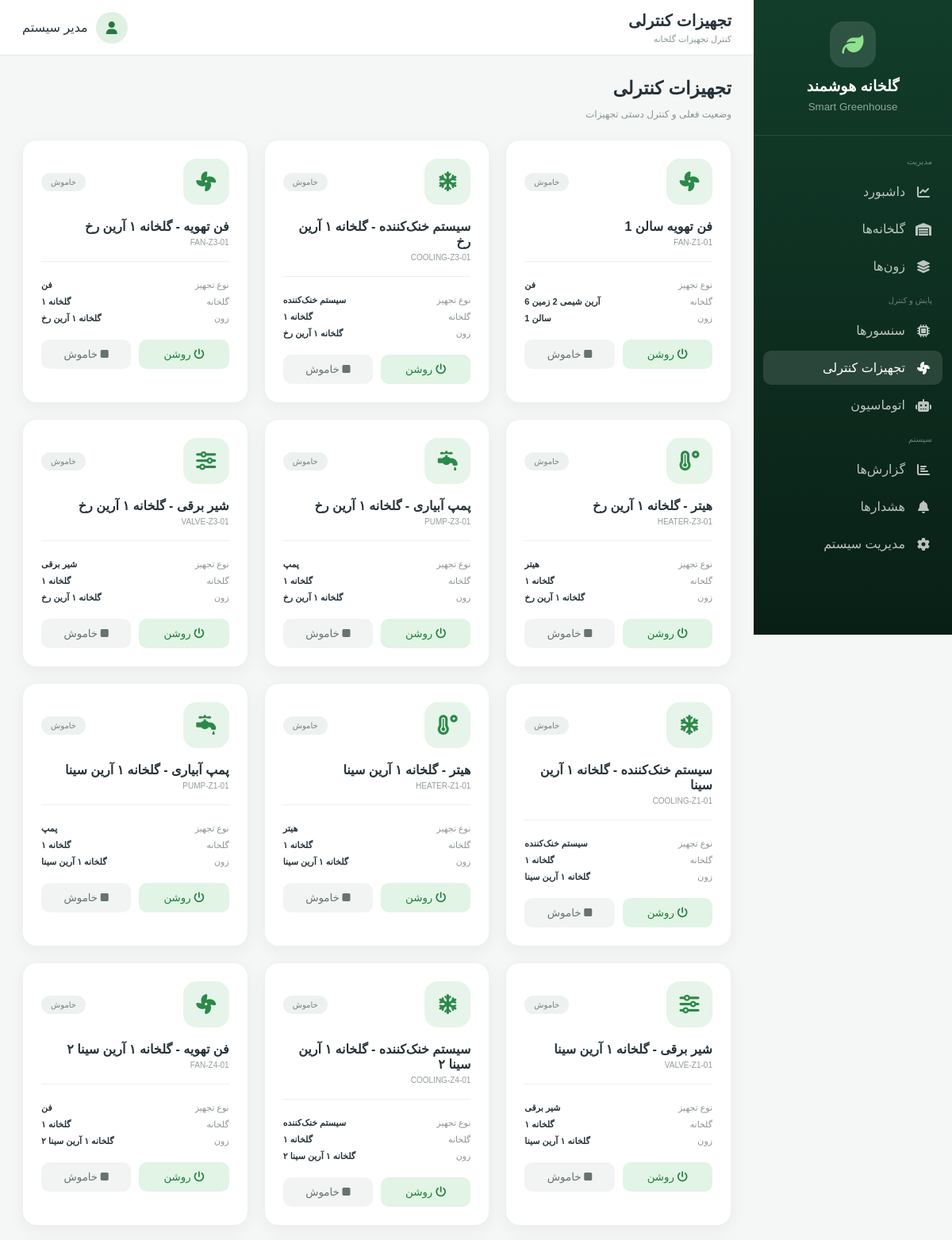
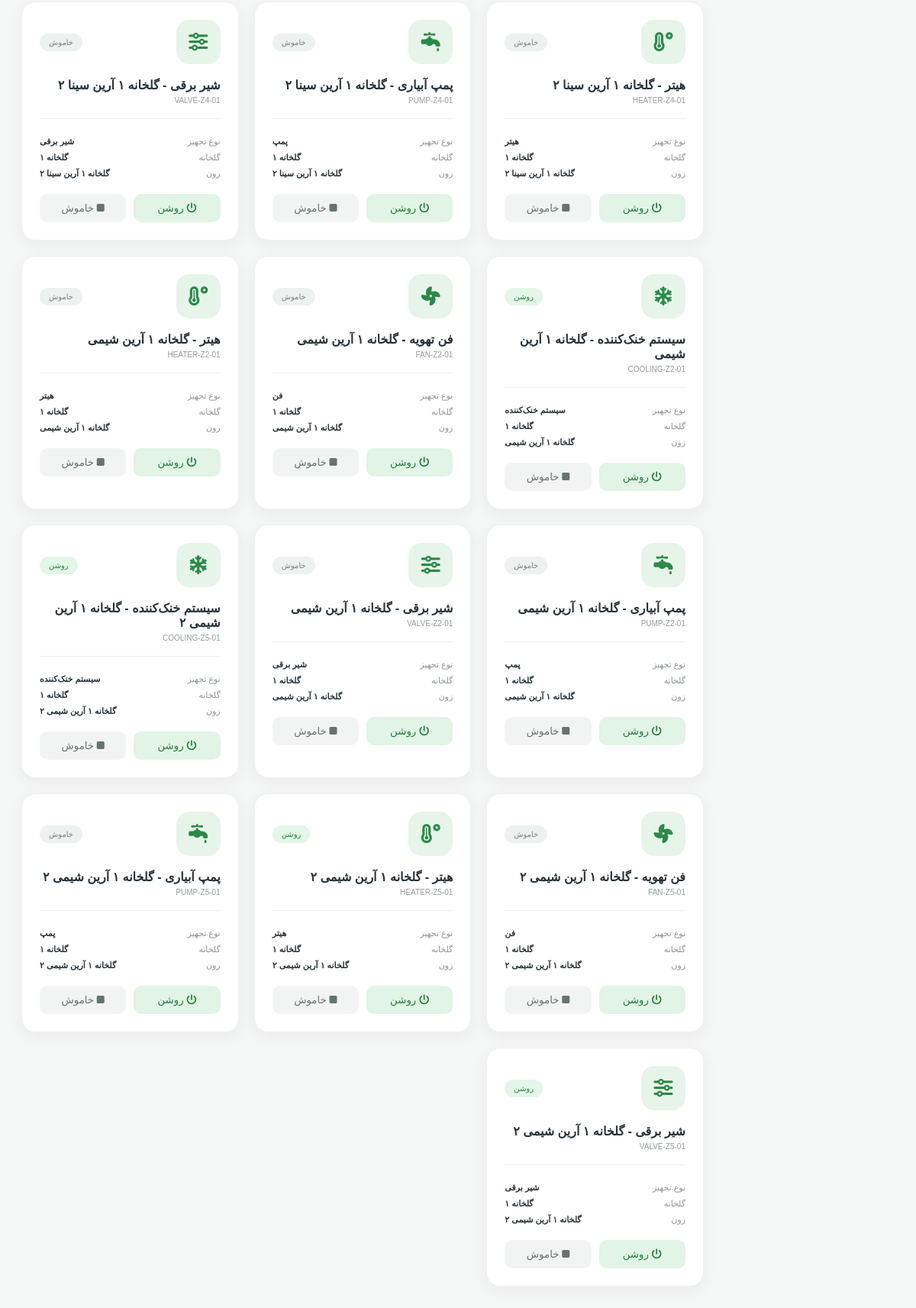
The app's page /automation/, older data (2 pictures, top to bottom).
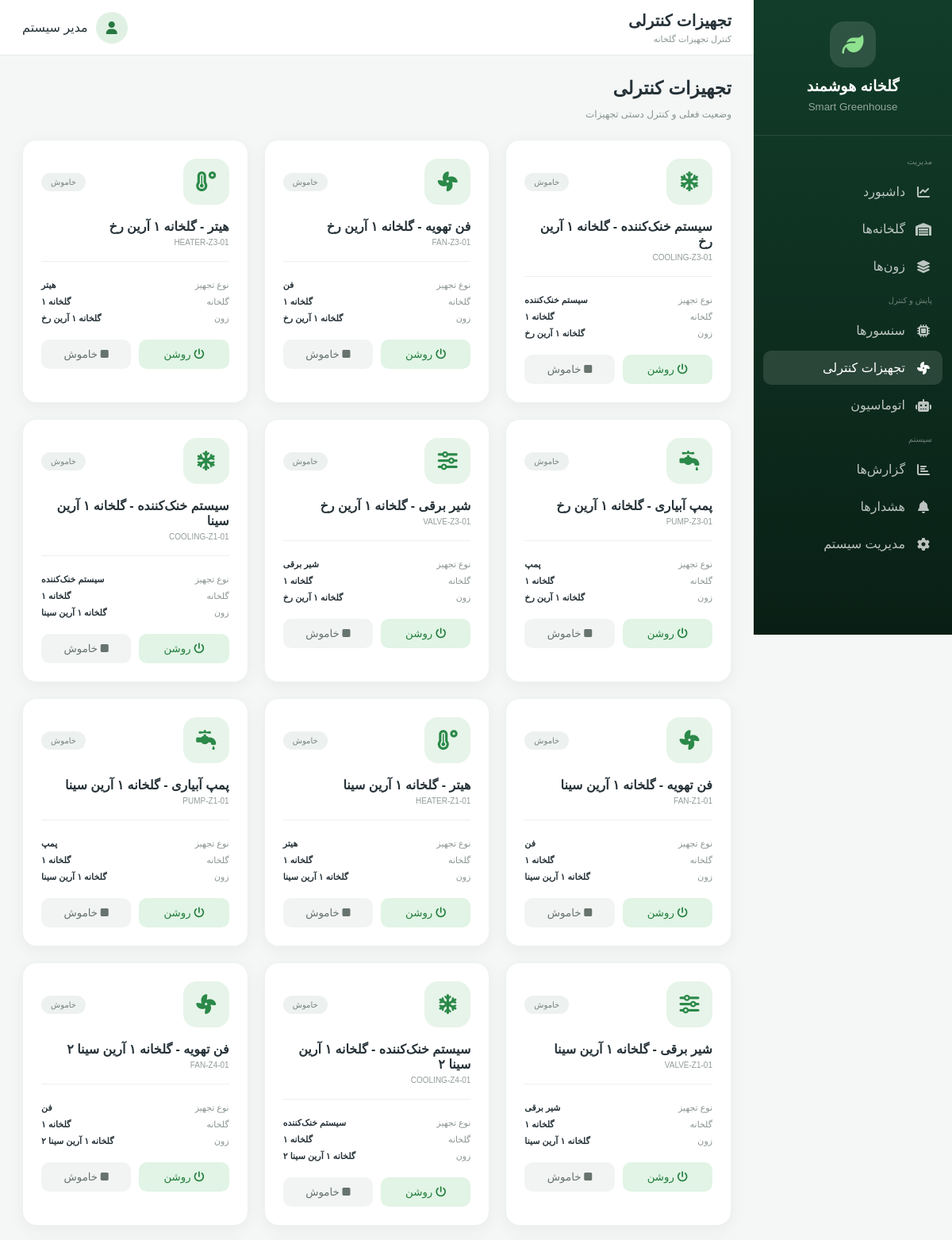
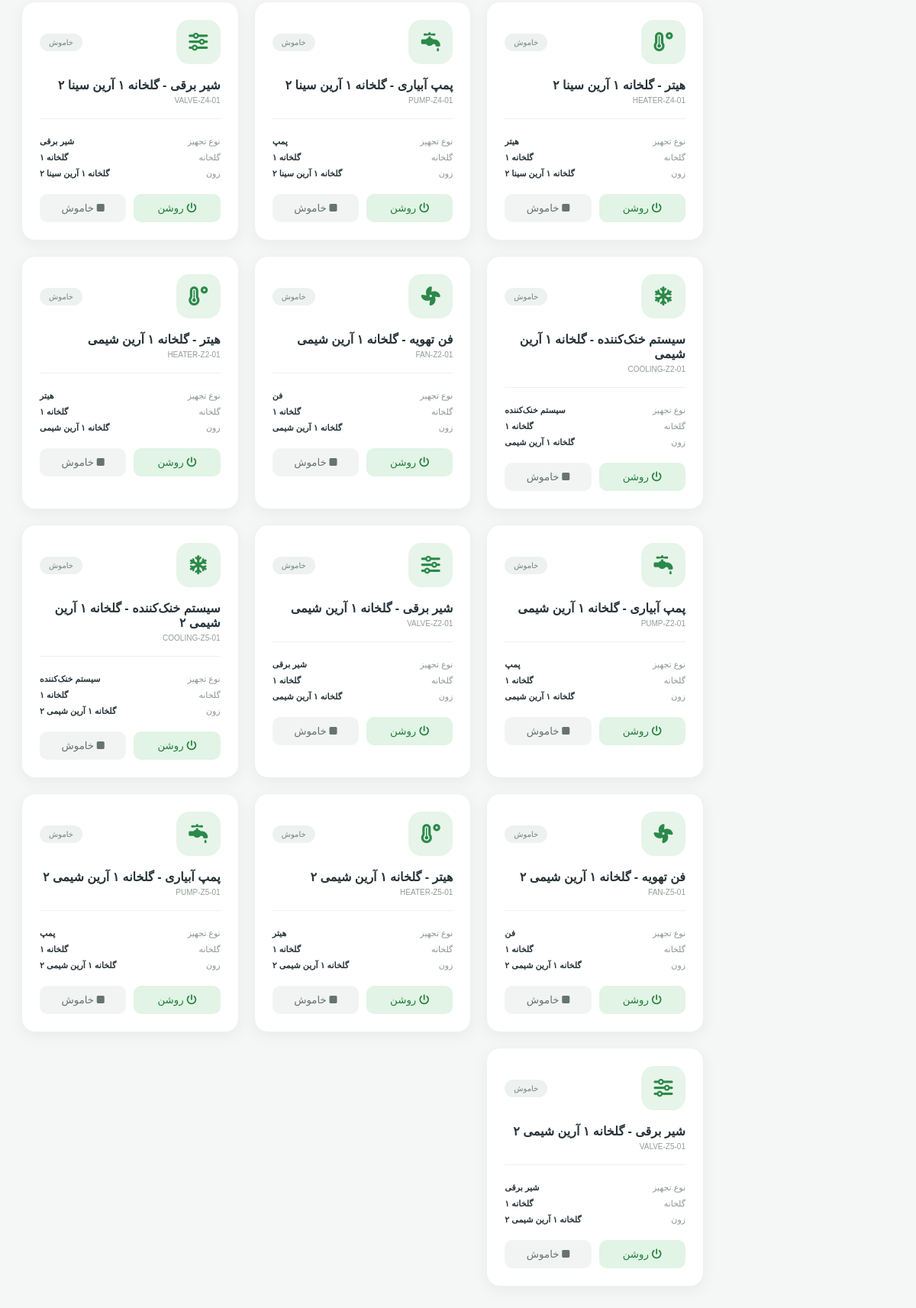
The same page, newer data (2 pictures, top to bottom).
### automation/models.py (models this page shows, shortened)
class Actuator(models.Model):
    class ActuatorType(models.TextChoices):
        FAN = "fan", "فن"
        PUMP = "pump", "پمپ"
        HEATER = "heater", "هیتر"
        VALVE = "valve", "شیر برقی"
        LIGHT = "light", "روشنایی"
        WINDOW = "window", "دریچه"
        COOLING = "cooling", "سیستم خنک‌کننده"
    class Status(models.TextChoices):
        ON = "on", "روشن"
        OFF = "off", "خاموش"
        OFFLINE = "offline", "آفلاین"
        ERROR = "error", "خطا"
    class ExecutionMode(models.TextChoices):
        SIMULATION = "simulation", "اجرای شبیه‌سازی"
        REAL = "real", "اجرای واقعی"
    zone = models.ForeignKey(
        "greenhouse.Zone",
        on_delete=models.CASCADE,
        related_name="actuators",
        verbose_name="زون",
    )
    name = models.CharField(max_length=150, verbose_name="نام تجهیز")
    code = models.CharField(
        max_length=50,
        unique=True,
        verbose_name="کد تجهیز",
    )
    actuator_type = models.CharField(
        max_length=30,
        choices=ActuatorType.choices,
        verbose_name="نوع تجهیز",
    )
    status = models.CharField(
        max_length=10,
        choices=Status.choices,
        default=Status.OFF,
        verbose_name="وضعیت تجهیز",
    )
    execution_mode = models.CharField(
        max_length=10,
        choices=ExecutionMode.choices,
        default=ExecutionMode.SIMULATION,
        verbose_name="روش اجرای فرمان",
    )
    is_active = models.BooleanField(default=True, verbose_name="فعال")
    created_at = models.DateTimeField(
        auto_now_add=True,
        verbose_name="تاریخ ایجاد",
    )
    updated_at = models.DateTimeField(
        auto_now=True,
        verbose_name="آخرین به‌روزرسانی",
    )
    class Meta:
        verbose_name = "تجهیز کنترلی"
        verbose_name_plural = "تجهیزات کنترلی"
        ordering = ["zone", "actuator_type", "name"]
        indexes = [
            models.Index(fields=["zone", "actuator_type"]),
            models.Index(fields=["status"]),
        ]

### greenhouse/models.py (models this page shows, shortened)
class Zone(models.Model):
    class OperationMode(models.TextChoices):
        SIMULATION = "simulation", "شبیه‌سازی"
        REAL = "real", "واقعی"
        HYBRID = "hybrid", "ترکیبی"
    greenhouse = models.ForeignKey(
        Greenhouse,
        on_delete=models.CASCADE,
        related_name="zones",
        verbose_name="گلخانه",
    )
    name = models.CharField(max_length=150, verbose_name="نام زون")
    code = models.CharField(max_length=50, verbose_name="کد زون")
    area = models.FloatField(default=0, verbose_name="مساحت")
    is_active = models.BooleanField(default=True, verbose_name="فعال")
    operation_mode = models.CharField(
        max_length=10,
        choices=OperationMode.choices,
        default=OperationMode.SIMULATION,
        verbose_name="حالت کار زون",
    )
    created_at = models.DateTimeField(
        auto_now_add=True,
        verbose_name="تاریخ ایجاد",
    )
    updated_at = models.DateTimeField(
        auto_now=True,
        verbose_name="آخرین به‌روزرسانی",
    )
    class Meta:
        verbose_name = "زون"
        verbose_name_plural = "زون‌ها"
        ordering = ["greenhouse", "name"]
        constraints = [
            models.UniqueConstraint(
                fields=["greenhouse", "code"],
                name="unique_zone_code_per_greenhouse",
            )
        ]

class Greenhouse(models.Model):
    name = models.CharField(max_length=150, verbose_name="نام گلخانه")
    code = models.CharField(
        max_length=50,
        unique=True,
        verbose_name="کد گلخانه",
    )
    location = models.CharField(
        max_length=255,
        blank=True,
        verbose_name="موقعیت مکانی",
    )
    area = models.FloatField(default=0, verbose_name="مساحت")
    description = models.TextField(blank=True, verbose_name="توضیحات")
    is_active = models.BooleanField(default=True, verbose_name="فعال")
    created_at = models.DateTimeField(
        auto_now_add=True,
        verbose_name="تاریخ ایجاد",
    )
    updated_at = models.DateTimeField(
        auto_now=True,
        verbose_name="آخرین به‌روزرسانی",
    )
    class Meta:
        verbose_name = "گلخانه"
        verbose_name_plural = "گلخانه‌ها"
        ordering = ["name"]

### automation/views.py (the view)
def actuators_page(request):
    actuators = Actuator.objects.filter(
        is_active=True
    ).select_related("zone", "zone__greenhouse")
    return render(
        request,
        "automation/actuators.html",
        {
            "actuators": actuators,
        }
    )

### automation/templates/automation/actuators.html (shortened to what this page needs)
<!DOCTYPE html>
<html lang="fa" dir="rtl">
<head>
    <link
        rel="stylesheet"
        href="https://cdnjs.cloudflare.com/ajax/libs/font-awesome/6.5.2/css/all.min.css"
    >
</head>
<body>
<aside
    class="sidebar"
    id="sidebar"
>
    <div class="brand">
        <div class="brand-icon">
            <i class="fas fa-leaf"></i>
        </div>
        <h2>
            گلخانه هوشمند
        </h2>
        <small>
            Smart Greenhouse
        </small>
    </div>
    <nav class="menu">
        <div class="menu-title">
            مدیریت
        </div>
        <a
            href="/"
            class="menu-item"
        >
            <i class="fas fa-chart-line"></i>
            داشبورد
        </a>
        <a
            href="{% url 'greenhouse:greenhouses' %}"
            class="menu-item"
        >
            <i class="fas fa-warehouse"></i>
            گلخانه‌ها
        </a>
        <a
            href="{% url 'greenhouse:zones' %}"
            class="menu-item"
        >
            <i class="fas fa-layer-group"></i>
            زون‌ها
        </a>
        <div class="menu-title">
            پایش و کنترل
        </div>
        <a
            href="{% url 'monitoring:sensors' %}"
            class="menu-item"
        >
            <i class="fas fa-microchip"></i>
            سنسورها
        </a>
        <a
            href="{% url 'automation:actuators' %}"
            class="menu-item active"
        >
            <i class="fas fa-fan"></i>
            تجهیزات کنترلی
        </a>
        <a
            href="/admin/automation/automationrule/"
            class="menu-item"
        >
            <i class="fas fa-robot"></i>
            اتوماسیون
        </a>
        <div class="menu-title">
            سیستم
        </div>
        <a
            href="/admin/"
            class="menu-item"
        >
            <i class="fas fa-chart-bar"></i>
            گزارش‌ها
        </a>
        <a
            href="/admin/"
            class="menu-item"
        >
            <i class="fas fa-bell"></i>
            هشدارها
        </a>
        <a
            href="/admin/"
            class="menu-item"
        >
            <i class="fas fa-cog"></i>
            مدیریت سیستم
        </a>
    </nav>
</aside>
<main class="main">
    <header class="topbar">
        <div
            style="
                display:flex;
                align-items:center;
                gap:15px;
            "
        >
            <div class="title">
                <h1>
                    تجهیزات کنترلی
                </h1>
                <p>
                    کنترل تجهیزات گلخانه
                </p>
            </div>
        </div>
        <div class="user">
            <div class="avatar">
                <i class="fas fa-user"></i>
            </div>
            <span>
                مدیر سیستم
            </span>
        </div>
    </header>
    <section class="content">
        <div class="page-header">
            <h2>
                تجهیزات کنترلی
            </h2>
            <p>
                وضعیت فعلی و کنترل دستی تجهیزات
            </p>
        </div>
        {% if actuators %}
        <div class="actuator-grid">
            {% for actuator in actuators %}
            <div
                class="actuator-card"
                id="actuator-{{ actuator.id }}"
            >
                <div class="actuator-header">
                    <div class="actuator-icon">
                        {% if actuator.actuator_type == "fan" %}
                            <i class="fas fa-fan"></i>
                        {% elif actuator.actuator_type == "pump" %}
                            <i class="fas fa-faucet-drip"></i>
                        {% elif actuator.actuator_type == "heater" %}
                            <i class="fas fa-temperature-high"></i>
                        {% elif actuator.actuator_type == "valve" %}
                            <i class="fas fa-sliders"></i>
                        {% elif actuator.actuator_type == "light" %}
                            <i class="fas fa-lightbulb"></i>
                        {% elif actuator.actuator_type == "window" %}
                            <i class="fas fa-window-maximize"></i>
                        {% elif actuator.actuator_type == "cooling" %}
                            <i class="fas fa-snowflake"></i>
                        {% else %}
                            <i class="fas fa-gears"></i>
                        {% endif %}
                    </div>
                    <span
                        class="status
                        {% if actuator.status == 'on' %}
                            on
                        {% elif actuator.status == 'offline' %}
                            offline
                        {% elif actuator.status == 'error' %}
                            error
                        {% else %}
                            off
                        {% endif %}"
                        id="status-{{ actuator.id }}"
                    >
                        {% if actuator.status == "on" %}
                            روشن
                        {% elif actuator.status == "offline" %}
                            آفلاین
                        {% elif actuator.status == "error" %}
                            خطا
                        {% else %}
                            خاموش
                        {% endif %}
                    </span>
                </div>
                <div class="actuator-name">
                    {{ actuator.name }}
                </div>
                <div class="actuator-code">
                    {{ actuator.code }}
                </div>
                <div class="details">
                    <div class="detail">
                        <span>
                            نوع تجهیز
                        </span>
                        <strong>
                            {{ actuator.get_actuator_type_display }}
                        </strong>
                    </div>
                    <div class="detail">
                        <span>
                            گلخانه
                        </span>
                        <strong>
                            {{ actuator.zone.greenhouse.name }}
                        </strong>
                    </div>
                    <div class="detail">
                        <span>
                            زون
                        </span>
                        <strong>
                            {{ actuator.zone.name }}
                        </strong>
                    </div>
                </div>
                <div class="control">
                    <button
                        class="btn-on"
                        onclick="controlActuator(
                            {{ actuator.id }},
                            'on'
                        )"
                    >
                        <i class="fas fa-power-off"></i>
                        روشن
                    </button>
                    <button
                        class="btn-off"
                        onclick="controlActuator(
                            {{ actuator.id }},
                            'off'
                        )"
                    >
                        <i class="fas fa-stop"></i>
                        خاموش
                    </button>
                </div>
            </div>
            {% endfor %}
        </div>
        {% endif %}
    </section>
</main>
</body>
</html>

### automation/templates/automation/actuators.html (style rules this page uses)
* { box-sizing: border-box; }
body { margin: 0; font-family: Tahoma, Arial, sans-serif; background: #f4f7f6; color: #263238; }
a { text-decoration: none; color: inherit; }
.sidebar { position: fixed; right: 0; top: 0; width: 250px; height: 100vh; background: linear-gradient( 180deg, #123d2b, #091f15 ); color: white; z-index: 1000; }
.brand { text-align: center; padding: 27px 15px; border-bottom: 1px solid rgba(255,255,255,.1); }
.brand-icon { width: 58px; height: 58px; margin: auto; border-radius: 18px; display: flex; align-items: center; justify-content: center; background: rgba(255,255,255,.12); font-size: 27px; color: #8ee28e; }
.brand h2 { margin: 12px 0 5px; font-size: 19px; }
.brand small { opacity: .55; }
.menu { padding: 15px 12px; }
.menu-title { color: rgba(255,255,255,.4); font-size: 10px; padding: 12px 13px 7px; }
.menu-item { display: flex; gap: 13px; align-items: center; padding: 12px 14px; margin: 4px 0; border-radius: 10px; color: rgba(255,255,255,.72); transition: .2s; }
.menu-item:hover, .menu-item.active { background: rgba(255,255,255,.12); color: white; }
.menu-item i { width: 20px; text-align: center; }
.main { margin-right: 250px; }
.topbar { height: 70px; background: white; border-bottom: 1px solid #e5eae7; display: flex; align-items: center; justify-content: space-between; padding: 0 28px; }
.title h1 { font-size: 20px; margin: 0; }
.title p { margin: 5px 0 0; color: #8a9691; font-size: 11px; }
.user { display: flex; align-items: center; gap: 10px; }
.avatar { width: 40px; height: 40px; border-radius: 50%; background: #e0f1e4; color: #277841; display: flex; align-items: center; justify-content: center; }
.content { padding: 28px; }
.page-header { margin-bottom: 25px; }
.page-header h2 { margin: 0; font-size: 23px; }
.page-header p { color: #899590; font-size: 12px; }
.actuator-grid { display: grid; grid-template-columns: repeat(3, 1fr); gap: 20px; }
.actuator-card { background: white; border-radius: 18px; padding: 23px; box-shadow: 0 5px 20px rgba(0,0,0,.05); border: 1px solid #edf1ef; transition: .2s; }
.actuator-header { display: flex; align-items: center; justify-content: space-between; }
.actuator-icon { width: 58px; height: 58px; border-radius: 17px; background: #e7f4e9; color: #2b8949; display: flex; align-items: center; justify-content: center; font-size: 25px; }
.status { padding: 6px 12px; border-radius: 20px; font-size: 10px; }
.status.off { background: #edf1ef; color: #78837e; }
.actuator-name { font-size: 16px; font-weight: bold; margin-top: 18px; }
.actuator-code { color: #929c98; font-size: 10px; margin-top: 5px; }
.details { margin-top: 18px; border-top: 1px solid #edf0ee; padding-top: 15px; }
.detail { display: flex; justify-content: space-between; margin: 8px 0; font-size: 11px; }
.detail span:first-child { color: #8a9590; }
.control { margin-top: 20px; display: flex; gap: 10px; }
.control button { flex: 1; border: none; padding: 11px; border-radius: 10px; font-family: inherit; cursor: pointer; transition: .2s; }
.btn-on { background: #e1f4e5; color: #217d3c; }
.btn-off { background: #f2f4f3; color: #67736d; }

Row changes from the older to the newer data that the page shows:
changed Actuator "FAN-Z1-01": name "فن تهویه سالن 1" → "فن تهویه - گلخانه ۱ آرین سینا"; zone.greenhouse.name "آرین شیمی 2 زمین 6" → "گلخانه ۱"; zone.name "سالن 1" → "گلخانه ۱ آرین سینا"; moves down the list
changed Actuator "سیستم خنک‌کننده - گلخانه ۱ آرین شیمی": status "روشن" → "خاموش"
changed Actuator "سیستم خنک‌کننده - گلخانه ۱ آرین شیمی ۲": status "روشن" → "خاموش"
changed Actuator "هیتر - گلخانه ۱ آرین شیمی ۲": status "روشن" → "خاموش"
changed Actuator "شیر برقی - گلخانه ۱ آرین شیمی ۲": status "روشن" → "خاموش"
